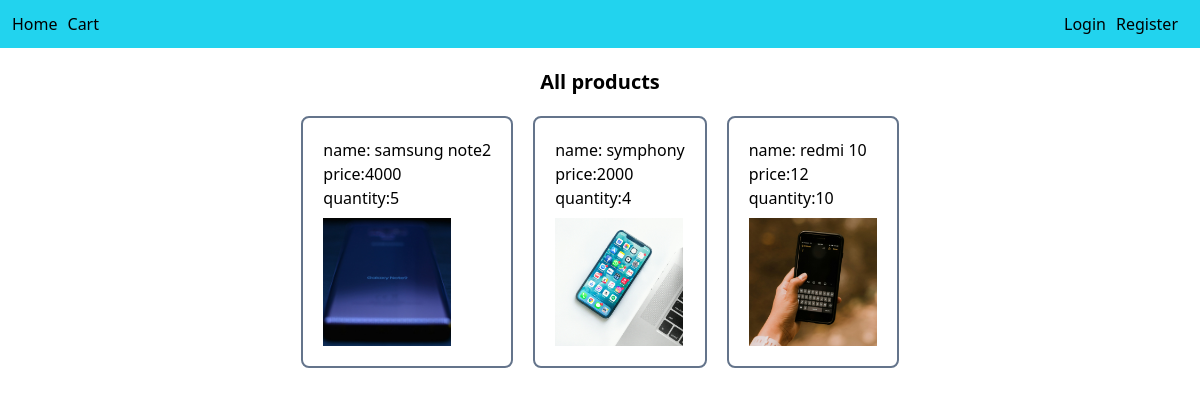
The page / on the database its author committed.
### main/models.py (models this page shows)
class Product(models.Model):
    name=models.CharField(max_length=100)
    price=models.IntegerField()
    quantity=models.IntegerField()
    image=models.FileField(upload_to='uploads/',null=True)

### main/views.py (the view)
# urls.py: path('',views.home, name="home"),
def home(request):
    products=Product.objects.all()
    print(products)
    context={
        'products':products
    }
    return render(request,'main/home.html',context)

### main/templates/main/home.html (shortened to what this page needs)
<!DOCTYPE html>
<html lang="en">
<head>
    {% load static %}
    <link rel="stylesheet" type="text/css" href="{% static 'main/css/styles.css' %}">
    <script src="https://cdn.tailwindcss.com"></script>
</head>
<body>
{% include "main/menu.html" %}
    <div>
        <h2 class="text-center font-semibold text-xl my-5">All products</h2>
      <div class="flex gap-5 justify-center">
        {% for product in products %}
        <div class="border-[2px] border-slate-500 rounded-lg p-5">
             <a href="{% url 'product_details' product.id %}">
            <p>name: {{product.name}}</p>
            <p>price:{{product.price}}</p>
            <p>quantity:{{product.quantity}}</p>
            {% if product.image %}
            <img src="{{ product.image.url }}" alt="{{ product.name }}" class="w-32 h-32 object-cover mt-2">
            {% else %}
                <p>No image available</p>
            {% endif %}
            </a>
        </div>
        {% endfor %}
      </div>
    </div>
</body>
</html>

### rows shown on the page
Product: name "samsung note2", price "4000", quantity "5", image (picture)
Product: name "symphony", price "2000", quantity "4", image (picture)
Product: name "redmi 10", price "12", quantity "10", image (picture)
